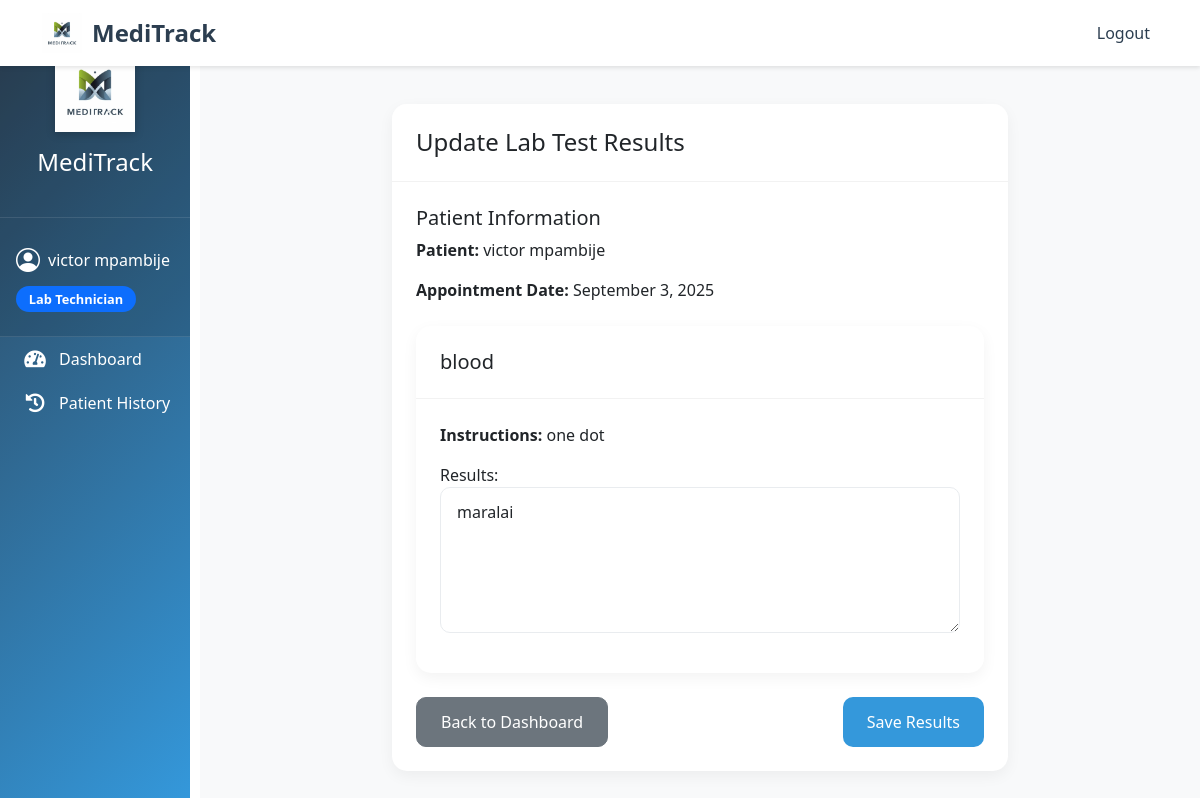
The page /lab-technician/update-test/24/ (signed in) on the database its author committed.
### hospital/models.py (models this page shows, shortened)
class User(AbstractUser):
    ROLE_CHOICES = (
        ('DOCTOR', 'Doctor'),
        ('RECEPTIONIST', 'Receptionist'),
        ('PHARMACIST', 'Pharmacist'),
        ('LAB_TECHNICIAN', 'Lab Technician'),
    )
    role = models.CharField(max_length=20, choices=ROLE_CHOICES, null=True, blank=True)
    phone = models.CharField(max_length=15, null=True, blank=True)
    email = models.EmailField(unique=True)

class LabTest(models.Model):
    STATUS_CHOICES = (
        ('PENDING', 'Pending'),
        ('IN_PROGRESS', 'In Progress'),
        ('COMPLETED', 'Completed'),
    )
    appointment = models.ForeignKey(Appointment, on_delete=models.CASCADE)
    requested_by = models.ForeignKey(Doctor, on_delete=models.CASCADE)
    assigned_to = models.ForeignKey(LabTechnician, on_delete=models.CASCADE, null=True, blank=True)
    test_name = models.CharField(max_length=100)
    instructions = models.TextField()
    required_measurements = models.TextField(blank=True)  # Store as comma-separated values
    status = models.CharField(max_length=20, choices=STATUS_CHOICES, default='PENDING')
    results = models.TextField(blank=True)
    created_at = models.DateTimeField(auto_now_add=True)
    updated_at = models.DateTimeField(auto_now=True)

class Appointment(models.Model):
    STATUS_CHOICES = [
        ('SCHEDULED', 'Scheduled'),
        ('IN_PROGRESS', 'In Progress'),
        ('COMPLETED', 'Completed'),
        ('CANCELLED', 'Cancelled'),
    ]
    patient = models.ForeignKey(Patient, on_delete=models.CASCADE, related_name='appointments')
    doctor = models.ForeignKey(Doctor, on_delete=models.CASCADE, related_name='appointments')
    receptionist = models.ForeignKey(Receptionist, on_delete=models.SET_NULL, null=True, blank=True)
    date_time = models.DateTimeField()
    reason = models.TextField()
    status = models.CharField(max_length=20, choices=STATUS_CHOICES, default='SCHEDULED')
    notes = models.TextField(blank=True, null=True)
    created_at = models.DateTimeField(auto_now_add=True)
    updated_at = models.DateTimeField(auto_now=True)
    class Meta:
        ordering = ['-date_time']

class Patient(models.Model):
    user = models.OneToOneField(User, on_delete=models.CASCADE)
    address = models.TextField()
    date_of_birth = models.DateField()
    gender = models.CharField(max_length=10, choices=[('MALE', 'Male'), ('FEMALE', 'Female')], null=True)
    emergency_contact = models.CharField(max_length=20)
    status = models.CharField(
        max_length=20,
        choices=[
            ('WAITING', 'Waiting'),
            ('IN_LAB', 'In Lab'),
            ('IN_PHARMACY', 'In Pharmacy'),
            ('COMPLETED', 'Completed')
        ],
        default='WAITING'
    )
    created_at = models.DateTimeField(auto_now_add=True)
    updated_at = models.DateTimeField(auto_now=True)
    class Meta:
        ordering = ['-created_at']

### hospital/views.py (the view)
# urls.py: path('lab-technician/update-test/<int:test_id>/', views.update_lab_test, name='update_lab_test'),
@login_required
@user_passes_test(lambda u: u.role == 'LAB_TECHNICIAN')
def update_lab_test(request, test_id):
    lab_test = get_object_or_404(LabTest, id=test_id)
    if request.method == 'POST':
        form = LabTestResultForm(request.POST, instance=lab_test)
        if form.is_valid():
            lab_test = form.save(commit=False)
            lab_test.status = 'COMPLETED'
            lab_test.save()
            messages.success(request, 'Lab test results updated successfully.')
            return redirect('lab_technician_dashboard')
    else:
        form = LabTestResultForm(instance=lab_test)
    return render(request, 'lab_technician/update_test.html', {
        'form': form,
        'lab_test': lab_test
    })

### hospital/forms.py
class LabTestResultForm(forms.ModelForm):
    class Meta:
        model = LabTest
        fields = ['results']
        widgets = {
            'results': forms.Textarea(attrs={'class': 'form-control', 'rows': 5, 'placeholder': 'Enter test results and measurements...'})
        }

### hospital/templates/lab_technician/update_test.html (shortened to what this page needs)
{% extends 'base.html' %}
{% load hospital_extras %}
{% block content %}
<div class="container mt-4">
    <div class="row">
        <div class="col-md-8 offset-md-2">
            <div class="card">
                <div class="card-header">
                    <h4 class="mb-0">Update Lab Test Results</h4>
                </div>
                <div class="card-body">
                    <div class="mb-4">
                        <h5>Patient Information</h5>
                        <p><strong>Patient:</strong> {{ lab_test.appointment.patient.user.get_full_name }}</p>
                        <p><strong>Appointment Date:</strong> {{ lab_test.appointment.date_time|date:"F j, Y" }}</p>
                    </div>
                    <form method="post">
                        <div class="card mb-4">
                            <div class="card-header">
                                <h5 class="mb-0">{{ lab_test.test_name }}</h5>
                            </div>
                            <div class="card-body">
                                <p><strong>Instructions:</strong> {{ lab_test.instructions }}</p>
                                <div class="mb-3">
                                    {{ form.as_p }}
                                </div>
                            </div>
                        </div>
                        <div class="d-flex justify-content-between">
                            <a href="{% url 'lab_technician_dashboard' %}" class="btn btn-secondary">Back to Dashboard</a>
                            <button type="submit" class="btn btn-primary">Save Results</button>
                        </div>
                    </form>
                </div>
            </div>
        </div>
    </div>
</div>
{% endblock %}

### hospital/templates/base.html (shortened to what this page needs)
{% load static %}
<!DOCTYPE html>
<html lang="en">
<head>
    <link href="https://cdn.jsdelivr.net/npm/bootstrap@5.3.0/dist/css/bootstrap.min.css" rel="stylesheet">
    <link href="https://cdn.jsdelivr.net/npm/bootstrap-icons@1.7.2/font/bootstrap-icons.css" rel="stylesheet">
    <link href="https://cdnjs.cloudflare.com/ajax/libs/font-awesome/5.15.4/css/all.min.css" rel="stylesheet">
    <link href="{% static 'css/custom.css' %}" rel="stylesheet">
</head>
<body>
    <nav class="navbar navbar-expand-lg fixed-top">
        <div class="container">
            <a class="navbar-brand" href="{% url 'home' %}">
                <img src="{% static 'images/logo.png' %}" alt="MediTrack Logo" class="navbar-logo">
                MediTrack
            </a>
            <div class="collapse navbar-collapse" id="navbarNav">
                <ul class="navbar-nav ms-auto">
                    {% if user.is_authenticated %}
                        <li class="nav-item">
                            <a class="nav-link" href="{% url 'logout' %}">Logout</a>
                        </li>
                    {% endif %}
                </ul>
            </div>
        </div>
    </nav>
    {% if user.is_authenticated %}
    <div class="container-fluid">
        <div class="row">
            <div class="col-md-3 col-lg-2 sidebar">
                <div class="sidebar-header">
                    <img src="{% static 'images/logo.png' %}" alt="MediTrack Logo" class="sidebar-logo">
                    <h4 class="text-white">MediTrack</h4>
                </div>
                <div class="sidebar-user">
                    <a href="{% url 'profile' %}" class="text-decoration-none">
                        <div class="user-info">
                            {% if user.staff_profile.profile_picture %}
                                <img src="{{ user.staff_profile.profile_picture.url }}" alt="Profile Picture"
                                     class="rounded-circle" style="width: 50px; height: 50px; object-fit: cover;">
                            {% else %}
                                <i class="bi bi-person-circle"></i>
                            {% endif %}
                            <span>{{ user.get_full_name|default:user.username }}</span>
                        </div>
                    </a>
                    <div class="user-role">
                        <span class="badge bg-primary">{{ user.get_role_display }}</span>
                    </div>
                </div>
                <ul class="nav flex-column">
                    {% if user.role == 'RECEPTIONIST' %}
                        <li class="nav-item">
                            <a class="nav-link {% if request.resolver_match.url_name == 'receptionist_dashboard' %}active{% endif %}"
                               href="{% url 'receptionist_dashboard' %}">
                                <i class="bi bi-speedometer2"></i> Dashboard
                            </a>
                        </li>
                        <li class="nav-item">
                            <a class="nav-link {% if request.resolver_match.url_name == 'patient_list' %}active{% endif %}"
                               href="{% url 'patient_list' %}">
                                <i class="bi bi-people"></i> All Patients
                            </a>
                        </li>
                        <li class="nav-item">
                            <a class="nav-link {% if request.resolver_match.url_name == 'add_patient' %}active{% endif %}"
                               href="{% url 'add_patient' %}">
                                <i class="bi bi-person-plus"></i> Add Patient
                            </a>
                        </li>
                        <li class="nav-item">
                            <a class="nav-link {% if request.resolver_match.url_name == 'appointment_list' %}active{% endif %}"
                               href="{% url 'appointment_list' %}">
                                <i class="bi bi-calendar"></i> Appointments
                            </a>
                        </li>
                        <li class="nav-item">
                            <a class="nav-link {% if request.resolver_match.url_name == 'add_appointment' %}active{% endif %}"
                               href="{% url 'add_appointment' %}">
                                <i class="bi bi-calendar-plus"></i> New Appointment
                            </a>
                        </li>
                    {% elif user.role == 'LAB_TECHNICIAN' %}
                        <li class="nav-item">
                            <a class="nav-link {% if request.resolver_match.url_name == 'lab_technician_dashboard' %}active{% endif %}" href="{% url 'lab_technician_dashboard' %}">
                                <i class="fas fa-tachometer-alt"></i> Dashboard
                            </a>
                        </li>
                        <li class="nav-item">
                            <a class="nav-link {% if request.resolver_match.url_name == 'lab_technician_patient_history' %}active{% endif %}" href="{% url 'lab_technician_patient_history' %}">
                                <i class="fas fa-history"></i> Patient History
                            </a>
                        </li>
                    {% endif %}
                </ul>
            </div>
            <div class="col-md-9 col-lg-10 main-content">
                {% block content %}{% endblock %}
            </div>
        </div>
    </div>
    {% else %}
    <div class="content-wrapper">
        {% block auth_content %}{% endblock %}
    </div>
    {% endif %}
</body>
</html>

### static/css/custom.css (style rules this page uses)
.card { border: none; transition: all 0.3s ease; box-shadow: 0 2px 15px rgba(0, 0, 0, 0.05); }
.btn { border-radius: 8px; padding: 0.75rem 1.5rem; font-weight: 500; transition: all 0.3s ease; }
.btn-primary { background: linear-gradient(135deg, #0d6efd 0%, #0a58ca 100%); border: none; }
.navbar { background: rgba(255, 255, 255, 0.95); backdrop-filter: blur(10px); box-shadow: 0 2px 10px rgba(0, 0, 0, 0.1); padding: 0.5rem 0; }
.navbar-brand { font-size: 1.5rem; font-weight: 700; color: #2c3e50; display: flex; align-items: center; gap: 0.5rem; }
.navbar-logo { height: 40px; width: auto; }
.nav-link { color: #2c3e50; font-weight: 500; padding: 0.5rem 1rem; transition: all 0.3s ease; }
.form-control { border-radius: 8px; padding: 0.75rem 1rem; border: 1px solid #dee2e6; }
.sidebar { min-height: 100vh; background: linear-gradient(135deg, #2c3e50 0%, #3498db 100%); padding: 0; position: fixed; width: inherit; max-width: inherit; }
.sidebar-header { padding: 2rem 1rem; text-align: center; background: rgba(0, 0, 0, 0.1); border-bottom: 1px solid rgba(255, 255, 255, 0.1); }
.sidebar-logo { width: 80px; height: auto; margin-bottom: 1rem; filter: drop-shadow(0 2px 4px rgba(0, 0, 0, 0.2)); }
.sidebar-user { padding: 1.5rem 1rem; background: rgba(0, 0, 0, 0.1); border-bottom: 1px solid rgba(255, 255, 255, 0.1); }
.user-info { display: flex; align-items: center; gap: 0.5rem; color: white; margin-bottom: 0.5rem; }
.user-info i { font-size: 1.5rem; }
.user-role .badge { font-size: 0.8rem; padding: 0.4rem 0.8rem; border-radius: 20px; }
.sidebar .nav-link { color: rgba(255, 255, 255, 0.8); padding: 1rem 1.5rem; display: flex; align-items: center; gap: 0.75rem; transition: all 0.3s ease; border-left: 3px solid transparent; }
.sidebar .nav-link i { font-size: 1.2rem; width: 24px; text-align: center; }
.main-content { padding: 2rem; margin-left: 16.666667%; background: #f8f9fa; min-height: 100vh; }
@media (min-width: 992px) { .main-content { margin-left: 16.666667%; } }
.card { border: none; border-radius: 15px; box-shadow: 0 5px 15px rgba(0, 0, 0, 0.05); transition: all 0.3s ease; }
.card-header { background: white; border-bottom: 1px solid rgba(0, 0, 0, 0.05); padding: 1.5rem; border-radius: 15px 15px 0 0 !important; }
.card-body { padding: 1.5rem; }
.form-control { border-radius: 10px; padding: 0.75rem 1rem; border: 1px solid #e9ecef; transition: all 0.3s ease; }
.btn { padding: 0.75rem 1.5rem; border-radius: 10px; font-weight: 500; transition: all 0.3s ease; }
.btn-primary { background: #3498db; border: none; }

### hospital/templates/base.html (style rules this page uses)
.sidebar { min-height: 100vh; background-color: #343a40; padding-top: 20px; }
.sidebar .nav-link { color: #fff; padding: 10px 20px; }
.main-content { padding: 20px; padding-top: 80px; }
body { min-height: 100vh; display: flex; flex-direction: column; }
.navbar { background-color: #fff; box-shadow: 0 2px 4px rgba(0,0,0,0.1); }
.navbar-brand { display: flex; align-items: center; gap: 10px; }
.navbar-logo { height: 40px; width: auto; }

### rows shown on the page
User: get_full_name "victor mpambije", role "Lab Technician"
LabTest: appointment.patient.user.get_full_name "victor mpambije", appointment.date_time "September 3, 2025", test_name "blood", instructions "one dot", results "maralai"
